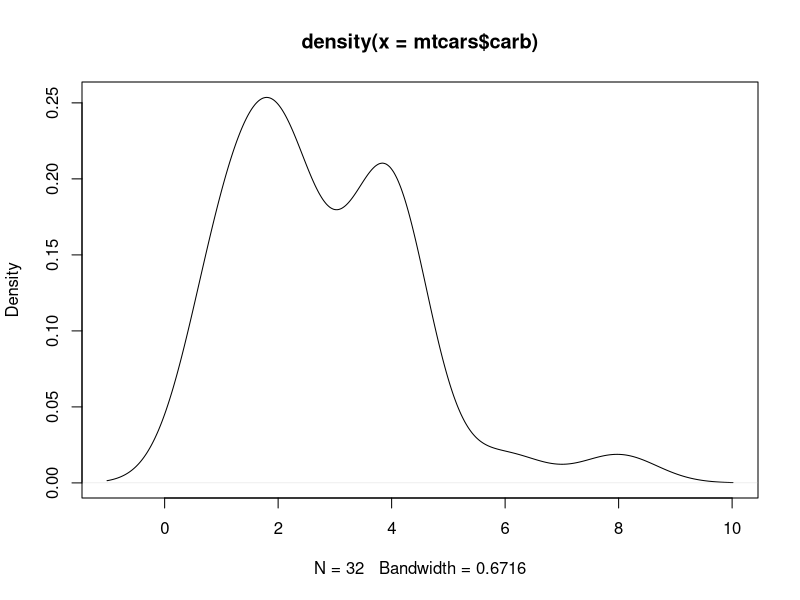

Write the R code that produced this figure.

#dplyr 패키지 설치
install.packages("dplyr")
library(dplyr, warn.conflicts = FALSE)  #warn.conflicts 옵션을 사용하면 경고 알림을 제어할 수 있습니다.

nrow(mtcars)
str(mtcars)

a <- density(mtcars$carb)
print(a)
plot(a)

# mtcars에서 cyl 값이 4인 행만 추출
filter(mtcars, cyl==4)
# mtcars에서 cyl 값이 6보다 크거나 같고(이상), mpg 값이 20보다 큰(초과) 행만 추출
filter(mtcars, cyl>=6 & mpg>20)

# mtcars에서 wt를 기준으로 오름차순 정렬한 후 head() 함수로 상위 데이터만 출력
head(arrange(mtcars, wt, desc(hp)))

# mtcars에서 mpg로 오름차순 정렬 후 wt로 내림차순 정렬
head(arrange(mtcars, mpg, desc(wt)))


# mtcars에서 am, gear 열 추출
head(select(mtcars, am, gear))
select(mtcars, mpg, cyl, carb)

# mtcars에 years 열을 추가하고 데이터 값에 1974를 입력
head(mutate(mtcars, years="1974"))

# mtcars에 mpg_rank 열을 추가하고, rank() 함수로 mpg 열의 순위를 구한 후 할당
mutate(mtcars, mpg_rank=rank(mpg))

# cyl 열에서 중복 값 제거
distinct(mtcars, cyl)

# gear   열에서 중복 값 제거
distinct(mtcars, gear)

# cyl과 gear 열에서 중복 값 제거하기
distinct(mtcars, cyl, gear)

# mtcars에서 반환할 열을 지정한 후 cyl 열의 평균, 최솟값, 최댓값 반환
summarise(mtcars, cyl_mean=mean(cyl), cyl_min=min(cyl), cyl_max=max(cyl))

# mtcars에서 cyl 열의 평균, 최솟값, 최댓값 반환
summarise(mtcars, mean(cyl), min(cyl), max(cyl))


# mtcars에서 cyl별로 묶은 후 gr_cyl에 반환
gr_cyl <- group_by(mtcars, cyl)

# gr_cyl에서 cyl별 개수 요약
summarise(gr_cyl, n())
# gear 중복 값을 제외하고 cyl별 개수 요약
summarise(gr_cyl, n_distinct(gear))

# mtcars에서 10개의 샘플 데이터 추출
sample_n(mtcars, 10)

# mtcars에서 20%를 샘플 데이터로 추출
sample_frac(mtcars, 0.2)

# mtcars에서 cyl별 그룹으로 묶고 개수(n())로 요약
group_by(mtcars,cyl) %>% summarise(n())

# mtcars에서 mpg로 순위를 구하여 mpg_rank 열에 추가하고 mp_rank에 반환
mp_rank<-mutate(mtcars, mpg_rank=rank(mpg))

# mp_rank에서 mpg_rank를 기준으로 정렬
arrange(mp_rank, mpg_rank)

# mtcars에서 mpg로 순위를 구하고 mpg_rank 열에 추가한 후 mpg_rank 열로 정렬
mutate(mtcars, mpg_rank=rank(mpg)) %>% arrange(mpg_rank)
